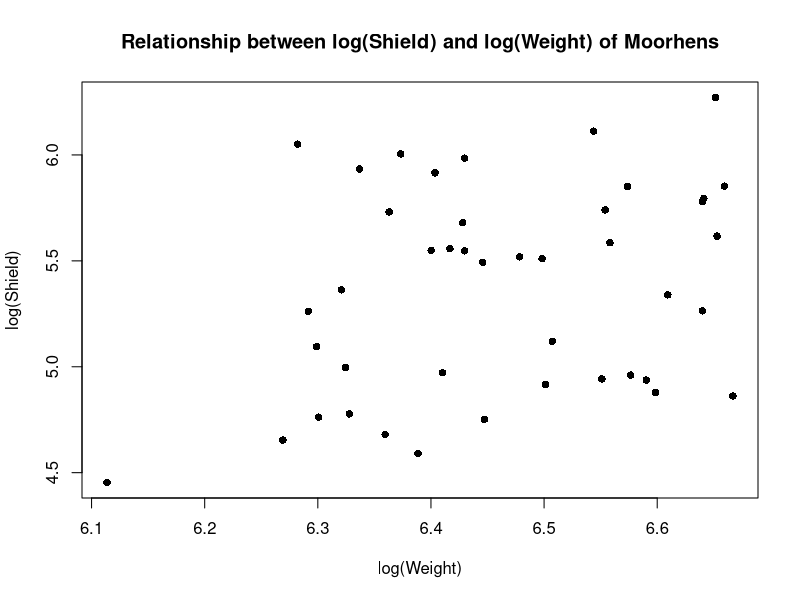
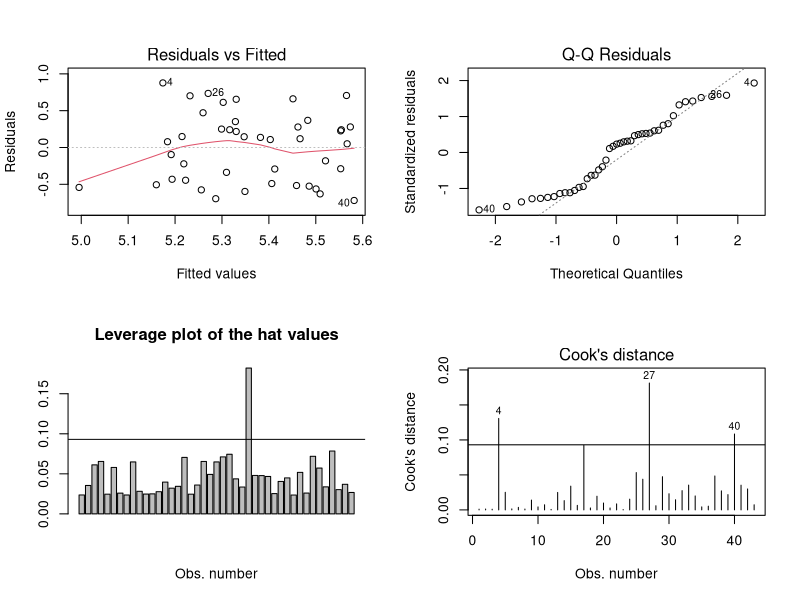
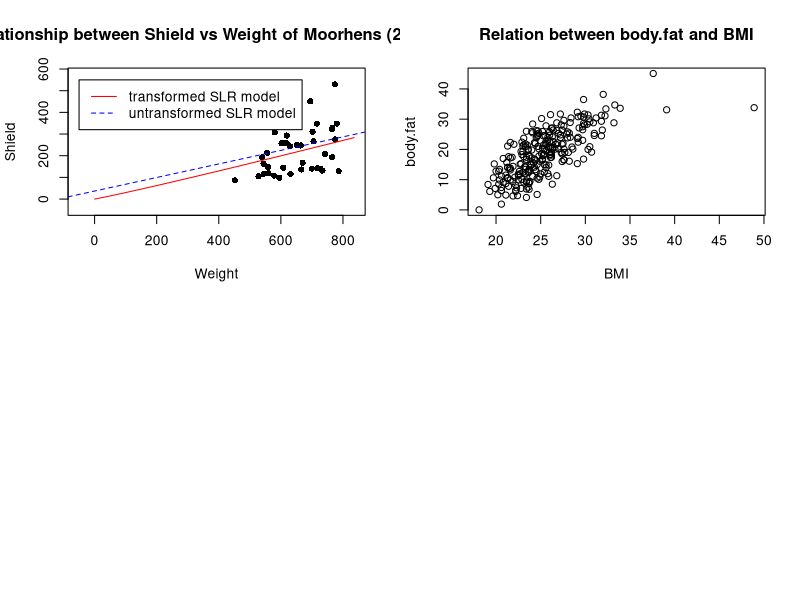
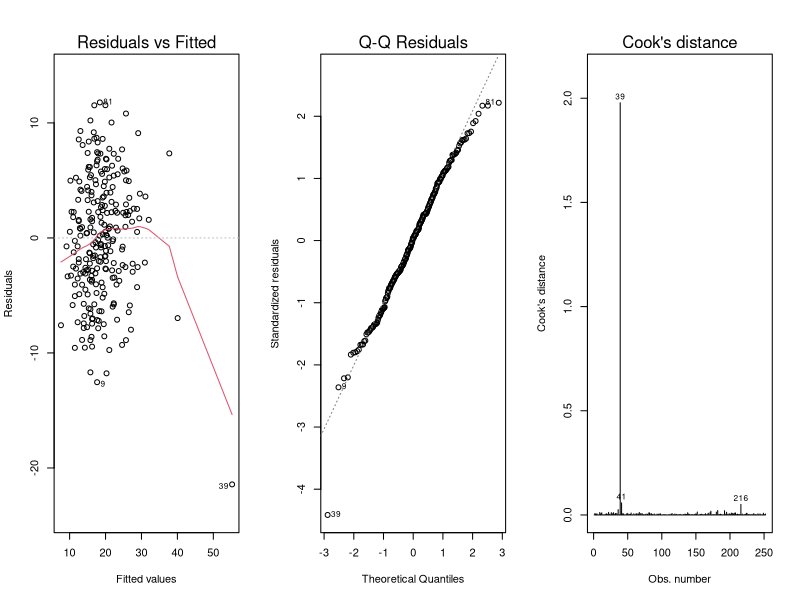
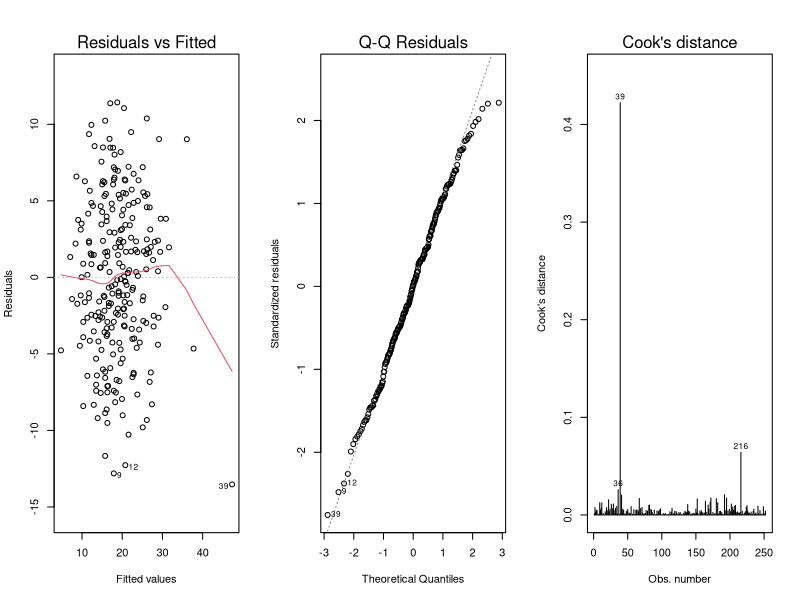

The R source for these figures, in order:
## ---- chunk 1
# Prepare Data
moorhen <- read.csv('moorhen.csv', header = TRUE)
# As we only need Weight and Shield in this assignment, we ignore the other variables.
moorhen <- moorhen[,1:2]
attach(moorhen)
## ---- chunk 2
cor.test(Weight, Shield)
## ---- chunk 3
plot(log(Weight), log(Shield), pch=16, 
     main="Relationship between log(Shield) and log(Weight) of Moorhens")
cor.test(log(Weight), log(Shield))
## ---- chunk 4
(moorhen.lm <- lm(log(Shield) ~ log(Weight)))

# Residuals vs Fitted, Normal Q-Q
par(mfrow=c(2,2))
plot(moorhen.lm, which=1:2)

# Leverage Barplot
barplot(hat(log(Weight)), main="Leverage plot of the hat values", xlab = "Obs. number")
abline(h=2*sum(hat(log(Weight)))/length(log(Shield)))

# Cook's Distances
plot(moorhen.lm, which=4)
# Here we use 4/n as the cut-off value for spotting highly influential points.
abline(h=4/length(log(Shield)))
## ---- chunk 5
anova(moorhen.lm)
## ---- chunk 6
(r2 <- 0.8569/(0.8569+9.0447))
## ---- chunk 7
summary(moorhen.lm)
## ---- chunk 8
plot(Weight, Shield, pch=16,
     xlim = range(-50, max(Weight)+50),
     ylim = range(-50, max(Shield)+50),
     main="Relationship between Shield vs Weight of Moorhens (2nd plot)")
moorhen.lm2 <- lm(Shield ~ Weight)
abline(moorhen.lm2$coefficients, lty=2, col="blue")

beta0 <- as.numeric(moorhen.lm$coefficients[1])
beta1 <- as.numeric(moorhen.lm$coefficients[2])

newXrange <- seq(0, max(Weight)+50, by=2)
lines(newXrange, exp(1)**(beta0+beta1*log(newXrange)), lty=1, col = "red")
legend(-50, 550, c("transformed SLR model", "untransformed SLR model"), 
       lty=1:2, col=c("red","blue"))
## ---- chunk 9
bf <- read.csv('fat.csv')
attach(bf)
plot(BMI, body.fat, main="Relation between body.fat and BMI")
## ---- chunk 10
(bf.lm <- lm(body.fat ~ BMI))
par(mfrow=c(1,3))
plot(bf.lm, which=c(1,2,4))
## ---- chunk 11
log_BMI <- log(BMI)
(bflog.lm <- lm(body.fat ~ log_BMI))
par(mfrow=c(1,3)) 
plot(bflog.lm, which=c(1,2,4))

# min(body.fat)
# The following would cause an Error:
# loglog.lm <- lm(log(body.fat) ~ log_BMI)
# plot(loglog.lm, which=c(1,2,4))
## ---- chunk 12
anova(bflog.lm)
summary(bflog.lm)
## ---- chunk 13
crit_logbmi <- log(c(17.25, 21.75, 27.5, 32.5))
(predictions <- predict(bflog.lm, newdata = data.frame(log_BMI=crit_logbmi),
                        interval = "confidence"))
